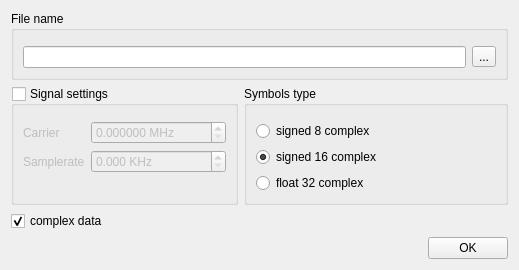
<?xml version="1.0" encoding="UTF-8"?>
<ui version="4.0">
 <class>FileSettingsDialog</class>
 <widget class="QWidget" name="FileSettingsDialog">
  <property name="geometry">
   <rect>
    <x>0</x>
    <y>0</y>
    <width>519</width>
    <height>243</height>
   </rect>
  </property>
  <property name="minimumSize">
   <size>
    <width>0</width>
    <height>0</height>
   </size>
  </property>
  <property name="maximumSize">
   <size>
    <width>3930</width>
    <height>2720</height>
   </size>
  </property>
  <property name="windowTitle">
   <string>File settings</string>
  </property>
  <layout class="QGridLayout" name="gridLayout">
   <item row="2" column="1" rowspan="3" colspan="2">
    <widget class="QGroupBox" name="data_type_groupbox">
     <property name="sizePolicy">
      <sizepolicy hsizetype="Preferred" vsizetype="Preferred">
       <horstretch>0</horstretch>
       <verstretch>0</verstretch>
      </sizepolicy>
     </property>
     <property name="title">
      <string>Symbols type</string>
     </property>
     <layout class="QVBoxLayout" name="verticalLayout">
      <property name="topMargin">
       <number>15</number>
      </property>
      <item>
       <widget class="QRadioButton" name="int8_radio_button">
        <property name="text">
         <string>signed 8 complex</string>
        </property>
        <attribute name="buttonGroup">
         <string notr="true">data_types_radio_group</string>
        </attribute>
       </widget>
      </item>
      <item>
       <widget class="QRadioButton" name="int16_radio_button">
        <property name="text">
         <string>signed 16 complex</string>
        </property>
        <property name="checked">
         <bool>true</bool>
        </property>
        <attribute name="buttonGroup">
         <string notr="true">data_types_radio_group</string>
        </attribute>
       </widget>
      </item>
      <item>
       <widget class="QRadioButton" name="float32_radio_button">
        <property name="text">
         <string>float 32 complex</string>
        </property>
        <attribute name="buttonGroup">
         <string notr="true">data_types_radio_group</string>
        </attribute>
       </widget>
      </item>
     </layout>
    </widget>
   </item>
   <item row="6" column="2">
    <spacer name="verticalSpacer">
     <property name="orientation">
      <enum>Qt::Vertical</enum>
     </property>
     <property name="sizeHint" stdset="0">
      <size>
       <width>20</width>
       <height>40</height>
      </size>
     </property>
    </spacer>
   </item>
   <item row="0" column="0" colspan="3">
    <widget class="QGroupBox" name="groupBox_3">
     <property name="title">
      <string>File name</string>
     </property>
     <layout class="QHBoxLayout" name="horizontalLayout">
      <property name="topMargin">
       <number>15</number>
      </property>
      <item>
       <widget class="QLineEdit" name="choose_path_line_edit"/>
      </item>
      <item>
       <widget class="QToolButton" name="choose_path_tool_button">
        <property name="text">
         <string>...</string>
        </property>
       </widget>
      </item>
     </layout>
    </widget>
   </item>
   <item row="5" column="0">
    <widget class="QCheckBox" name="is_data_complex_checkbox">
     <property name="text">
      <string>complex data</string>
     </property>
     <property name="checked">
      <bool>true</bool>
     </property>
    </widget>
   </item>
   <item row="2" column="0" rowspan="3">
    <widget class="QGroupBox" name="signal_settings_groupbox">
     <property name="sizePolicy">
      <sizepolicy hsizetype="Preferred" vsizetype="Preferred">
       <horstretch>0</horstretch>
       <verstretch>0</verstretch>
      </sizepolicy>
     </property>
     <property name="title">
      <string>Signal settings</string>
     </property>
     <property name="checkable">
      <bool>true</bool>
     </property>
     <property name="checked">
      <bool>false</bool>
     </property>
     <layout class="QFormLayout" name="formLayout">
      <property name="leftMargin">
       <number>9</number>
      </property>
      <property name="topMargin">
       <number>15</number>
      </property>
      <item row="0" column="0">
       <widget class="QLabel" name="carrier_labe">
        <property name="text">
         <string>Carrier</string>
        </property>
       </widget>
      </item>
      <item row="0" column="1">
       <widget class="QDoubleSpinBox" name="carrier_mhz_spinbox">
        <property name="suffix">
         <string> MHz </string>
        </property>
        <property name="decimals">
         <number>6</number>
        </property>
        <property name="maximum">
         <double>99999.990000000005239</double>
        </property>
       </widget>
      </item>
      <item row="1" column="0">
       <widget class="QLabel" name="samplerate_label">
        <property name="text">
         <string>Samplerate</string>
        </property>
       </widget>
      </item>
      <item row="1" column="1">
       <widget class="QDoubleSpinBox" name="samplerate_khz_spinbox">
        <property name="suffix">
         <string> KHz</string>
        </property>
        <property name="decimals">
         <number>3</number>
        </property>
        <property name="maximum">
         <double>99999.990000000005239</double>
        </property>
       </widget>
      </item>
     </layout>
    </widget>
   </item>
   <item row="7" column="2">
    <widget class="QPushButton" name="ok_push_button">
     <property name="sizePolicy">
      <sizepolicy hsizetype="Maximum" vsizetype="Fixed">
       <horstretch>0</horstretch>
       <verstretch>0</verstretch>
      </sizepolicy>
     </property>
     <property name="text">
      <string>OK</string>
     </property>
    </widget>
   </item>
  </layout>
 </widget>
 <resources/>
 <connections/>
 <buttongroups>
  <buttongroup name="data_types_radio_group"/>
 </buttongroups>
</ui>
